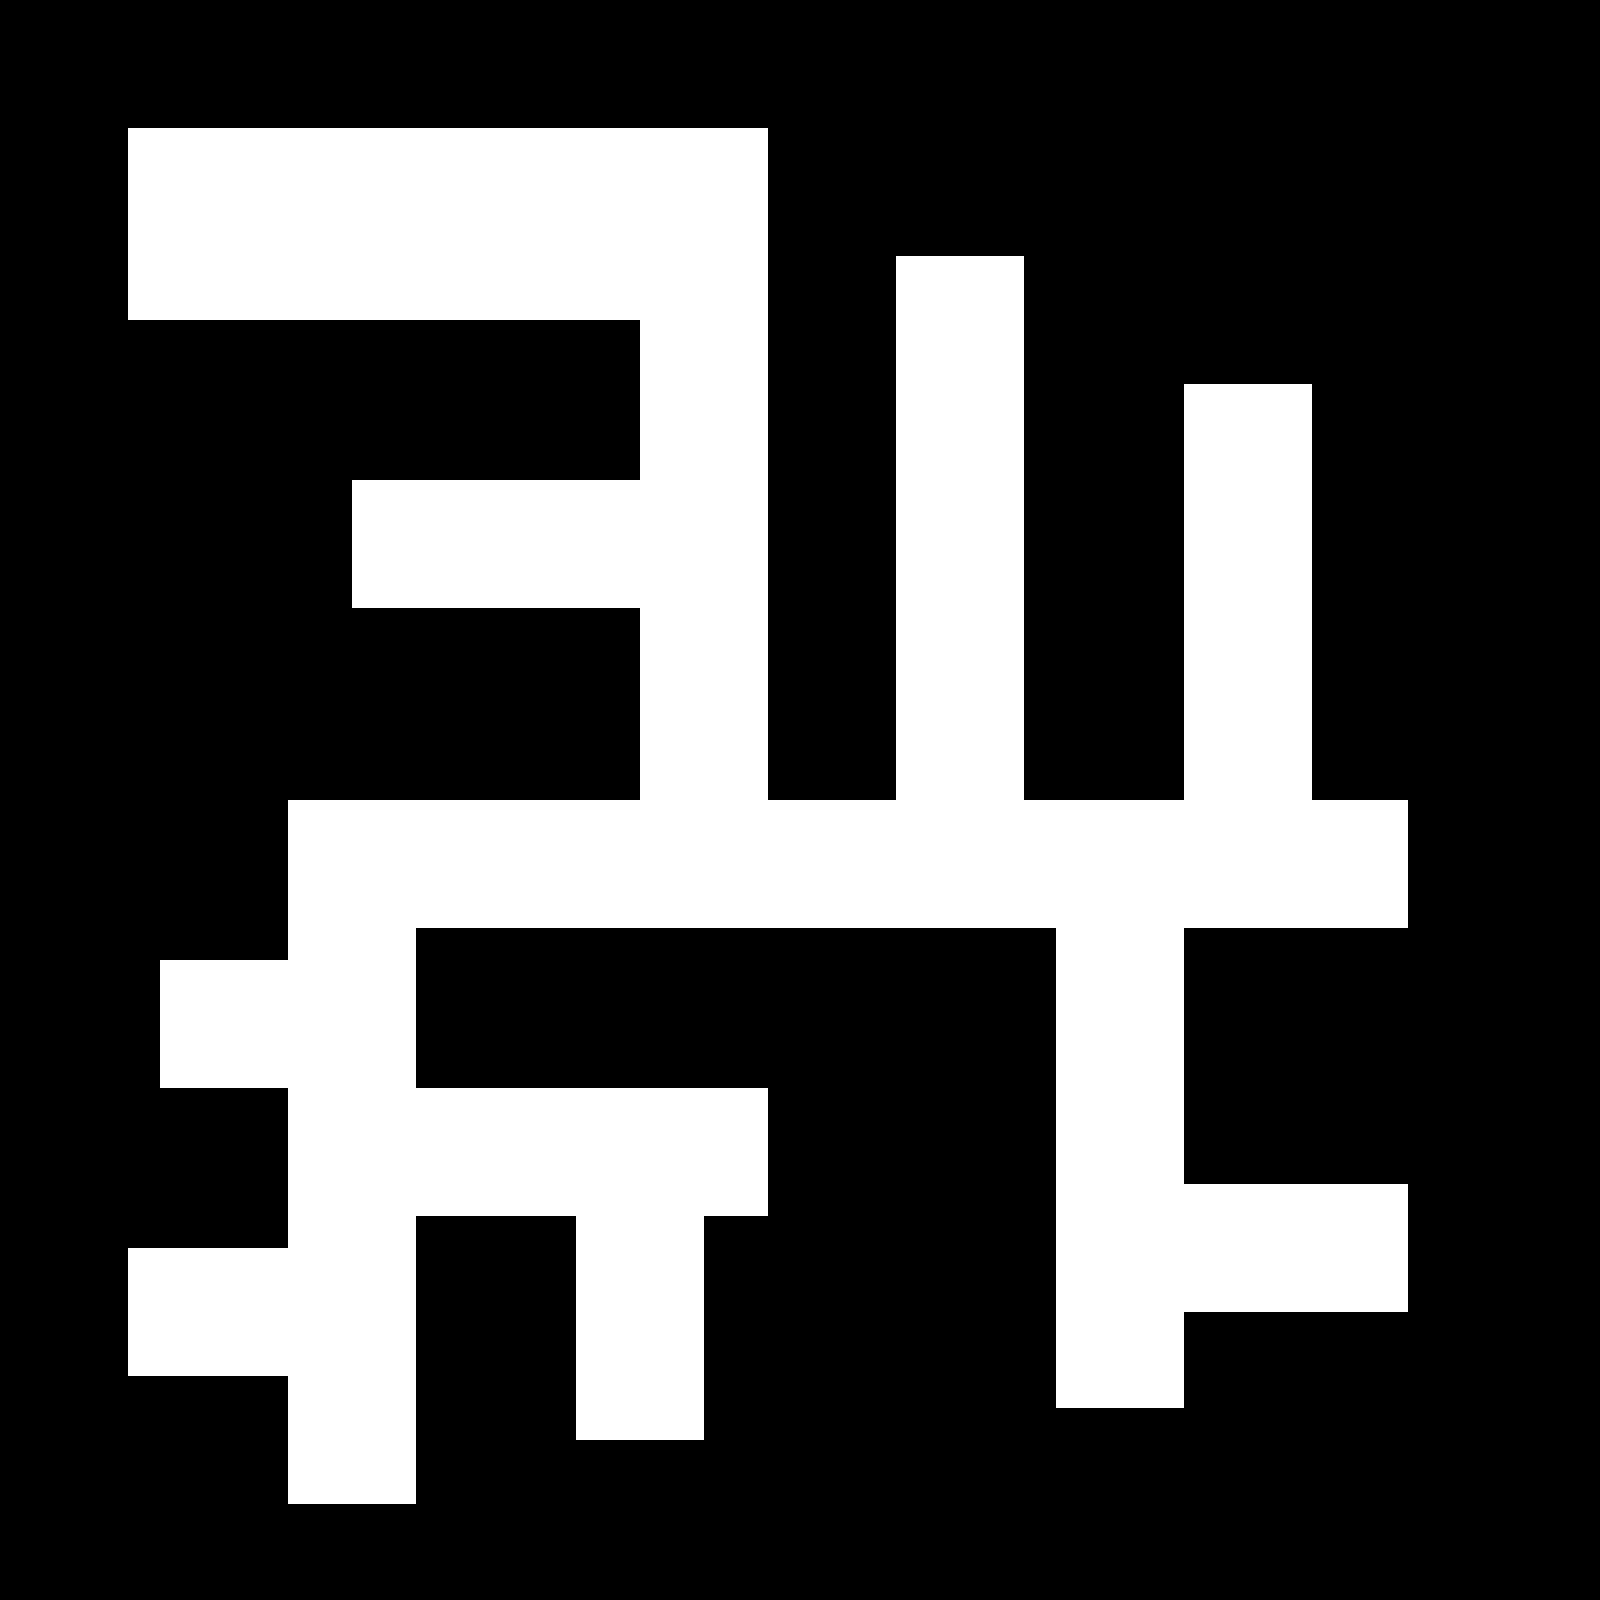

Tiled map render using the project's own tile images. Description and the map definition, with tile-layer contents summarised, below:
An orthogonal 50x50 tile map with 32x32 px tiles, 1 tile layer (Tile Layer 1) and 1 object.

<map version="1.0" orientation="orthogonal" renderorder="right-down" width="50" height="50" tilewidth="32" tileheight="32" nextobjectid="7">
 <tileset firstgid="1" name="Tileset" tilewidth="32" tileheight="32" tilecount="2">
  <image source="../Tileset.png" width="64" height="32" />
 </tileset>
 <layer name="Tile Layer 1" width="50" height="50">
  <data>[2500 cells, 2500 non-empty, 2 distinct tile ids]</data>
 </layer>
 <objectgroup name="Objects">
  <object id="1" x="126" y="126">
   <polyline points="0,0 640,2 642,674 768,670 772,128 902,128 898,672 1056,672 1058,256 1186,254 1186,672 1280,672 1282,802 1058,800 1060,1058 1282,1058 1282,1184 1058,1188 1060,1282 930,1282 930,804 292,802 290,960 640,962 640,1090 578,1090 578,1314 450,1310 448,1090 288,1090 288,1378 160,1378 160,1252 0,1250 0,1122 162,1122 160,962 32,960 36,834 160,832 162,674 510,672 512,482 226,480 228,350 510,354 512,194 2,190 0,0" />
  </object>
 </objectgroup>
</map>